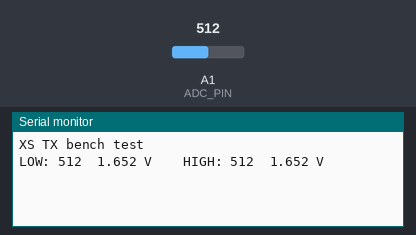
Simulated run of this sketch. Board: Arduino Uno, built with avr-gcc and run on an emulated ATmega328P. Parts: the last lines printed to the serial monitor. The inputs (shaded band) are chosen by the test bench; at power-on: A1 (ADC_PIN) = 512.

Above: at 1.8 s.
1.9 s: A1 (ADC_PIN) set to 716
At 3.3 s:
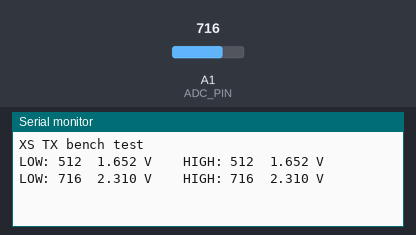
3.4 s: A1 (ADC_PIN) set to 900
At 6.4 s:
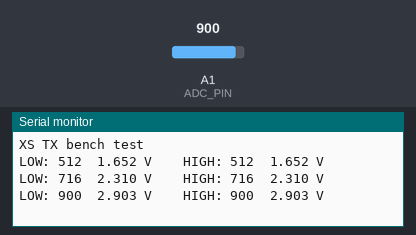
Timing chart, 0 to 7.9 s (numbered marks = the images above; inputs shaded):
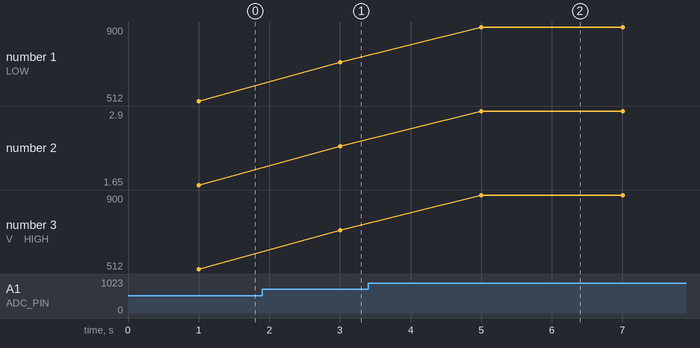

Measured:
- after the input at 1.9 s, the serial monitor: prints a new line after 1.1 s (image 1)
- after the input at 3.4 s, the serial monitor: prints a new line after 1.6 s (image 2)
- plotted number 1: 512 → 716 after the input at 1.9 s, 716 → 900 after the input at 3.4 s
- plotted number 2: 1.65 → 2.31 after the input at 1.9 s, 2.31 → 2.9 after the input at 3.4 s
- plotted number 3: 512 → 716 after the input at 1.9 s, 716 → 900 after the input at 3.4 s

The sketch:

xs-amplitude2.ino
```cpp
const int TX_PIN  = 2;   // D2
const int ADC_PIN = A1;

const float VREF = 3.3;
const int ADC_MAX = 1023;

float readVoltage() {
  int raw = analogRead(ADC_PIN);
  return raw * VREF / ADC_MAX;
}

void setup() {
  Serial.begin(115200);

  // Released: D2 high impedance, 47k pulls node to GND
  pinMode(TX_PIN, INPUT);

  Serial.println("XS TX bench test");
}

void loop() {
  // RELEASE / idle
  pinMode(TX_PIN, INPUT);
  delay(500);

  int lowRaw = analogRead(ADC_PIN);
  float lowV = lowRaw * VREF / ADC_MAX;

  // DRIVE HIGH
  digitalWrite(TX_PIN, HIGH);
  pinMode(TX_PIN, OUTPUT);
  delay(500);

  int highRaw = analogRead(ADC_PIN);
  float highV = highRaw * VREF / ADC_MAX;

  // Release immediately after measurement
  pinMode(TX_PIN, INPUT);

  Serial.print("LOW: ");
  Serial.print(lowRaw);
  Serial.print("  ");
  Serial.print(lowV, 3);
  Serial.print(" V    HIGH: ");
  Serial.print(highRaw);
  Serial.print("  ");
  Serial.print(highV, 3);
  Serial.println(" V");

  delay(1000);
}
```
